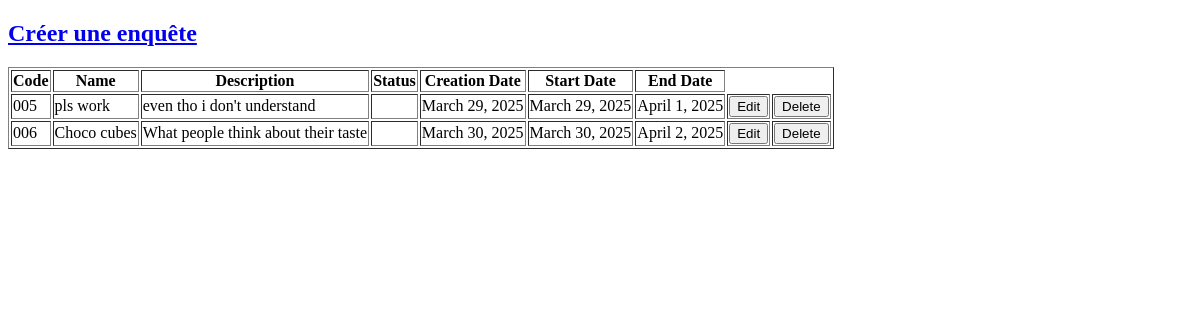
The app's page /home-enqueteur/ (signed in), older data.
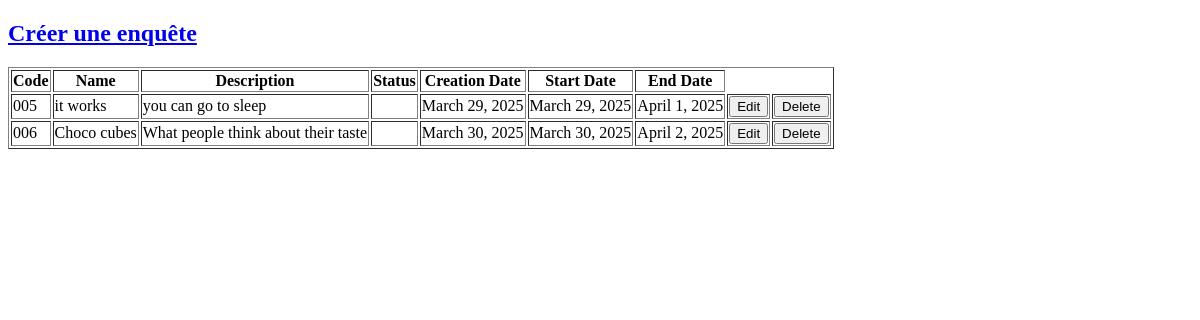
The same page, newer data.
### home/models.py (models this page shows)
class enquete(models.Model):
    code = models.CharField(max_length = 10, unique = True)
    name = models.CharField(max_length = 100, unique = True)
    description = models.CharField(max_length = 255, null= True, blank= True)
    status = models.CharField(max_length = 10)
    creation_date = models.DateField(auto_now_add = True)
    start_date = models.DateField(null= False, blank= False)
    end_date = models.DateField(null= False, blank= False)
    userID = models.ForeignKey(User, on_delete = models.CASCADE, related_name= 'enquete')
    roleID = models.ForeignKey(role, on_delete = models.CASCADE, related_name= 'enquete')
    token = models.UUIDField(default = uuid.uuid4, editable = False, unique= True)

### home/views.py (the view)
# urls.py: path('home-enqueteur/', home_enqueteur, name='home_enqueteur'),
@login_required
def home_enqueteur(request):
    userID = request.user
    all_enquete = enquete.objects.filter(userID = userID)
    context = {
            'all_enquete' : all_enquete
    }
    return render(request, 'enqueteur/home_enqueteur.html', context)

### home/templates/enqueteur/home_enqueteur.html (shortened to what this page needs)
<!DOCTYPE html>
<html lang="en">
<head>
</head>
<body>
    <a href="{% url 'create_enquete_enqueteur' %}"><h2>Créer une enquête</h2></a>
    <table border="1">
        <tr>
            <th>Code</th>
            <th>Name</th>
            <th>Description</th>
            <th>Status</th>
            <th>Creation Date</th>
            <th>Start Date</th>
            <th>End Date</th>
        </tr>
        {% for enquete in all_enquete %}
        <tr>
            <td>{{ enquete.code }}</td>
            <td>{{ enquete.name }}</td>
            <td>{{ enquete.description }}</td>
            <td>{{ enquete.status }}</td>
            <td>{{ enquete.creation_date }}</td>
            <td>{{ enquete.start_date }}</td>
            <td>{{ enquete.end_date }}</td>
            <td><a href="{% url 'update_enquete_enqueteur' enquete.id %}"><button>Edit</button></a></td>
            <td><a href="{% url 'delete_enquete_enqueteur' enquete.id %}"><button>Delete</button></a></td>
        </tr>
        {% endfor %}
    </table>
</body>
</html>

Row changes from the older to the newer data that the page shows:
changed enquete: name "pls work" → "it works"; description "even tho i don't understand" → "you can go to sleep"
